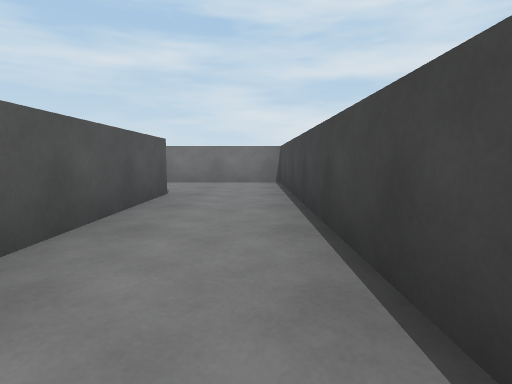
[1] (above)

16 first-person views from a walk through a Unity game level. The camera is 0.62 m above the floor, tilts 6° down and sees 80° across. The floor is counted in squares, 1 m on a side. Each view is taken from the middle of a square. On the plan, view 1 faces up. The plan holds only what a view shows up to about 9 squares ahead; the rest is blank. The place goes on beyond the plan. Surface patterns are stand-ins for the level's own textures.

[2]
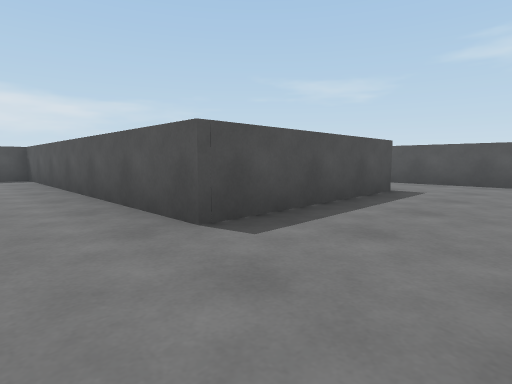

[3]
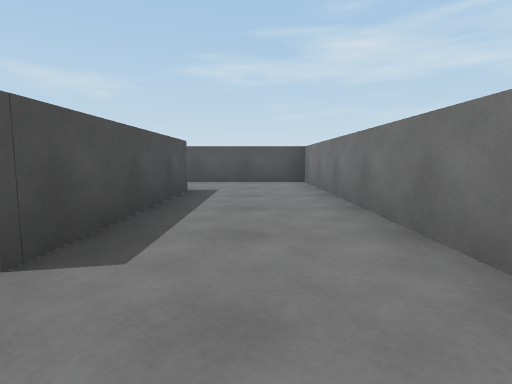

[4]
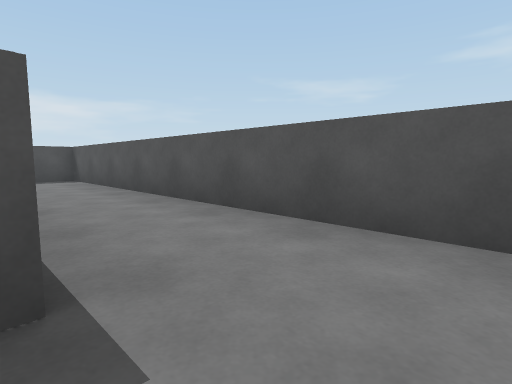

[5]
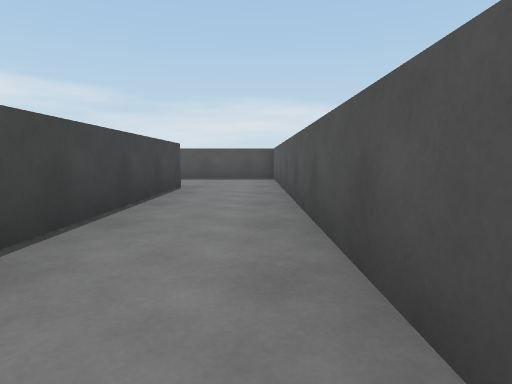

[6]
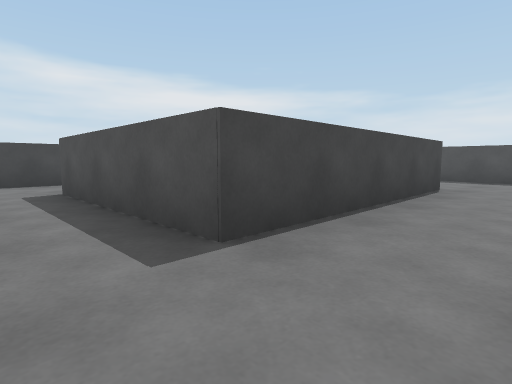

[7]
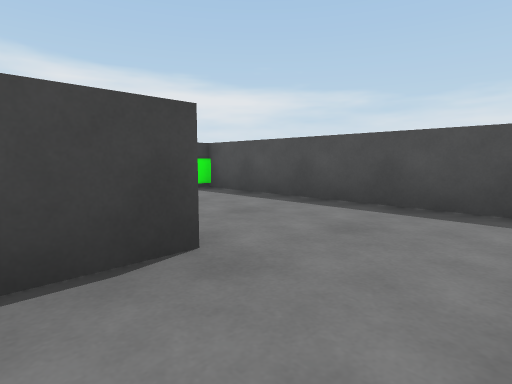

[8]
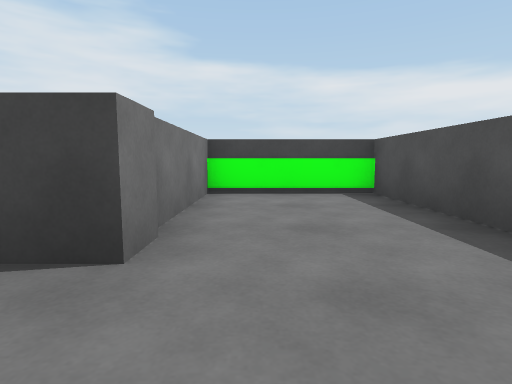

[9]
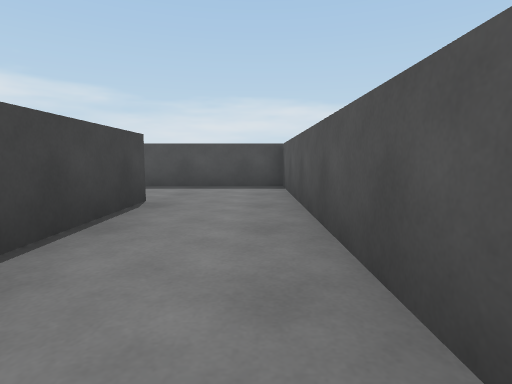

[10]
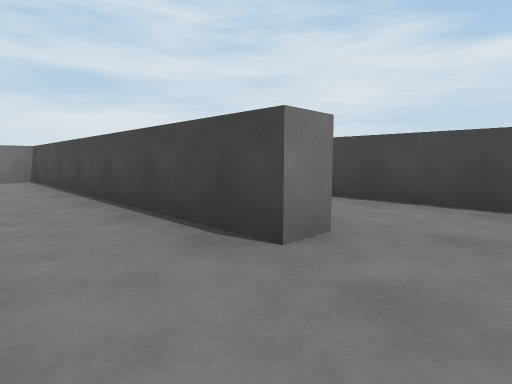

[11]
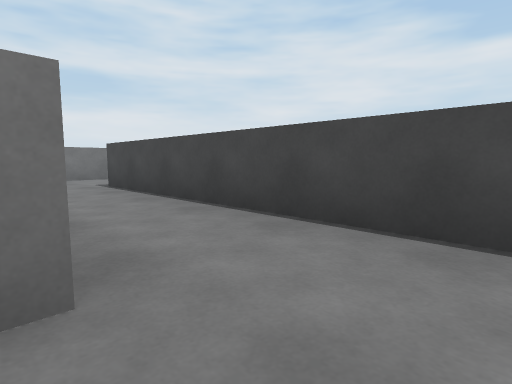

[12]
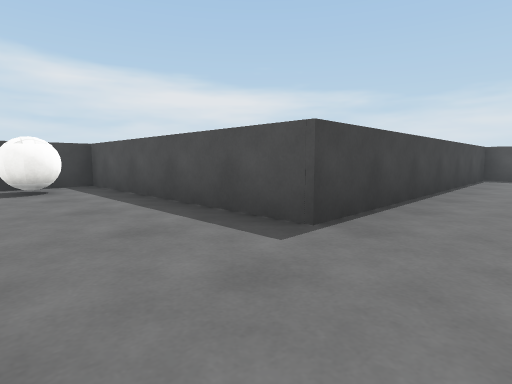

[13]
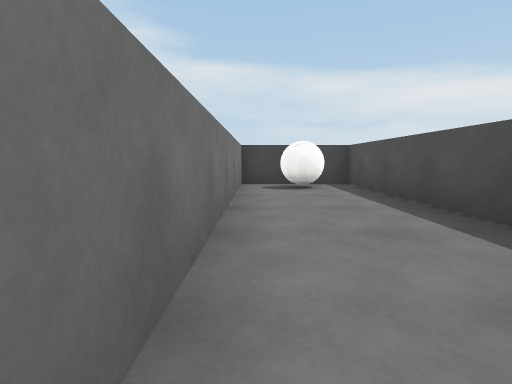

[14]
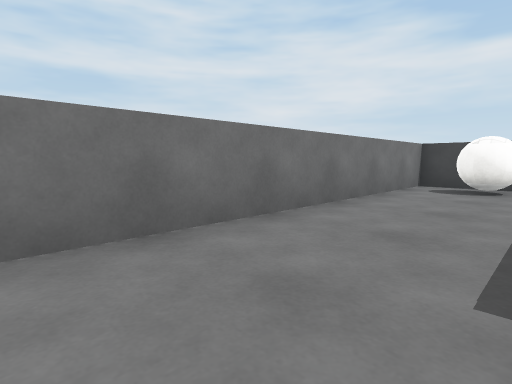

[15]
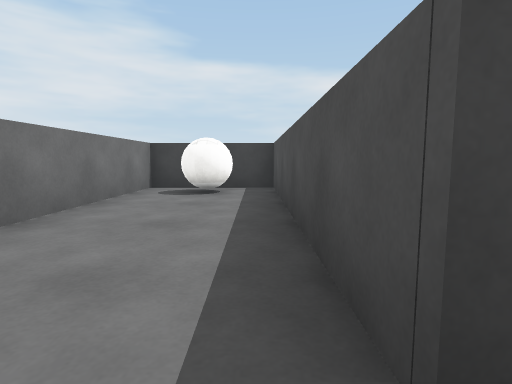

[16]
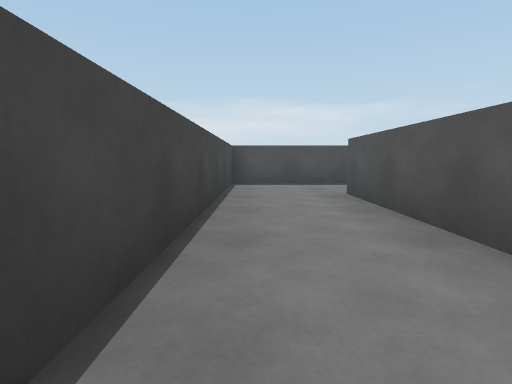

### Floor plan
Ten units are one square. View 1 is at (0, 0); x grows to the right and y downward. Boxes are objects, and circles mark ways between rooms. Rooms are numbered by the first view taken in them; rooms with no view inside come last. Other rooms are left out.
<svg viewBox="-91 -89 195 126">
<path fill="none" stroke="#000" d="M-55 2 -62 2 -62 -56 -16 -56 -16 32 16 32M13 6 7 6 7 -84 -86 -84 -86 32 -24 32 -24 2 -52 2M13 -31 13 6M16 32 36 32 36 -56 99 -56 99 -84 21 -84"/>
<rect x="85" y="-75" width="10" height="10" fill="#bbb"><title>white ball</title></rect>
<circle cx="10" cy="15" r="3" fill="#2a7"/>
<text x="-40" y="-60">1</text>
<text x="40" y="-60">2</text>
</svg>
Room 1 opens to room 2.

Where each view was taken, in squares from view 1:
view 1: 0 up, 0 right, facing up
view 2: 8 up, 0 right, facing down-left
view 3: 7 up, 0 right, facing left
view 4: 7 up, 6 left, facing down-left
view 5: 7 up, 8 left, facing down
view 6: 7 up, 8 left, facing down-right
view 7: 1 up, 8 left, facing down-right
view 8: 1 down, 8 left, facing right
view 9: 4 up, 1 left, facing down
view 10: 2 down, 1 left, facing up-right
view 11: 2 down, 1 right, facing up-right
view 12: 8 up, 2 right, facing down-right
view 13: 8 up, 2 right, facing right
view 14: 6 up, 2 right, facing up-right
view 15: 6 up, 3 right, facing right
view 16: 5 up, 3 right, facing down
